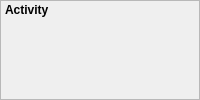
<?xml version="1.0" encoding="UTF-8"?>
<ui version="4.0">
 <class>ActivityProgressView</class>
 <widget class="QFrame" name="ActivityProgressView">
  <property name="frameShape">
   <enum>QFrame::StyledPanel</enum>
  </property>
  <property name="whatsThis">
   <string>Live progress of the running activity on this robot: each skin's current phase and what it still needs before the next one (touches, time, synchronized rounds...). Shows "done" once a skin reaches a final phase.</string>
  </property>
  <layout class="QVBoxLayout" name="layout">
   <property name="leftMargin"><number>4</number></property>
   <property name="topMargin"><number>2</number></property>
   <property name="rightMargin"><number>4</number></property>
   <property name="bottomMargin"><number>2</number></property>
   <property name="spacing"><number>1</number></property>
   <item>
    <widget class="QLabel" name="title_label">
     <property name="styleSheet"><string notr="true">font-weight: bold;</string></property>
     <property name="text"><string>Activity</string></property>
    </widget>
   </item>
   <item>
    <widget class="QLabel" name="body_label">
     <property name="minimumSize"><size><width>160</width><height>0</height></size></property>
     <property name="textFormat"><enum>Qt::PlainText</enum></property>
     <property name="alignment"><set>Qt::AlignLeft|Qt::AlignTop</set></property>
     <property name="wordWrap"><bool>true</bool></property>
    </widget>
   </item>
   <item>
    <spacer name="bottom_spacer">
     <property name="orientation"><enum>Qt::Vertical</enum></property>
     <property name="sizeHint" stdset="0"><size><width>0</width><height>0</height></size></property>
    </spacer>
   </item>
  </layout>
 </widget>
 <resources/>
 <connections/>
</ui>
